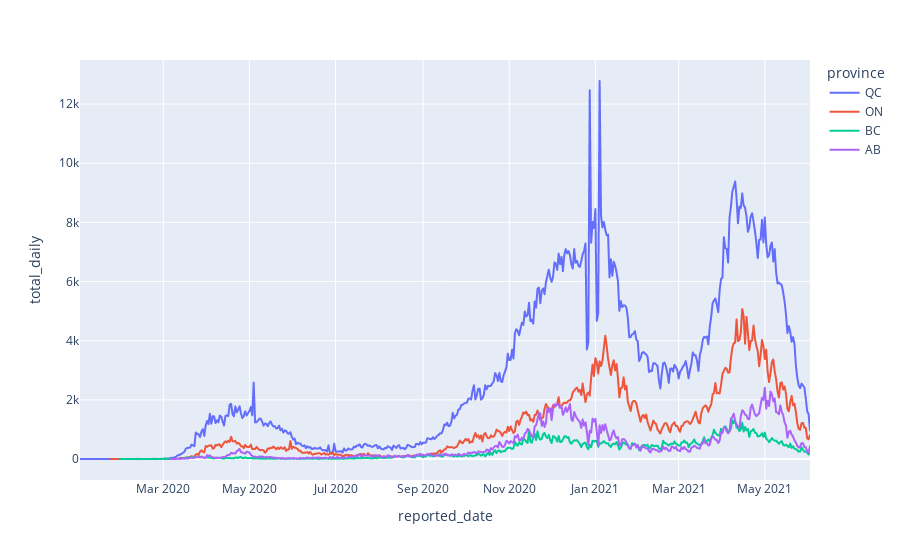

The notebook cell this image was saved under:
### Markdown cell above
<div class="alert alert-block alert-success">
The last step is to create a line plot graph to compare the different amount of cases per day by province.
</div>

### Code cell
%%local
import plotly.express
plotly.express.line(daily_cases, x="reported_date" , y="total_daily", color="province")

### Figure 1 — Plotly figure (JSON) as saved in the notebook; plotly's stock layout.template omitted (floating-point values rounded to 4 significant figures; data arrays with more than 128 entries replaced by an {"elided": "..."} marker saying what was removed)
{"data": [{"hovertemplate": "province=QC<br>reported_date=%{x}<br>total_daily=%{y}<extra></extra>", "legendgroup": "QC", "line": {"color": "#636efa", "dash": "solid"}, "marker": {"symbol": "circle"}, "mode": "lines", "name": "QC", "showlegend": true, "type": "scattergl", "x": {"elided": "491 str values"}, "xaxis": "x", "y": {"elided": "491 int values"}, "yaxis": "y"}, {"hovertemplate": "province=ON<br>reported_date=%{x}<br>total_daily=%{y}<extra></extra>", "legendgroup": "ON", "line": {"color": "#EF553B", "dash": "solid"}, "marker": {"symbol": "circle"}, "mode": "lines", "name": "ON", "showlegend": true, "type": "scattergl", "x": {"elided": "466 str values"}, "xaxis": "x", "y": {"elided": "466 int values"}, "yaxis": "y"}, {"hovertemplate": "province=BC<br>reported_date=%{x}<br>total_daily=%{y}<extra></extra>", "legendgroup": "BC", "line": {"color": "#00cc96", "dash": "solid"}, "marker": {"symbol": "circle"}, "mode": "lines", "name": "BC", "showlegend": true, "type": "scattergl", "x": {"elided": "460 str values"}, "xaxis": "x", "y": {"elided": "460 int values"}, "yaxis": "y"}, {"hovertemplate": "province=AB<br>reported_date=%{x}<br>total_daily=%{y}<extra></extra>", "legendgroup": "AB", "line": {"color": "#ab63fa", "dash": "solid"}, "marker": {"symbol": "circle"}, "mode": "lines", "name": "AB", "showlegend": true, "type": "scattergl", "x": {"elided": "453 str values"}, "xaxis": "x", "y": {"elided": "453 int values"}, "yaxis": "y"}], "layout": {"legend": {"title": {"text": "province"}, "tracegroupgap": 0}, "margin": {"t": 60}, "xaxis": {"anchor": "y", "domain": [0, 1], "title": {"text": "reported_date"}}, "yaxis": {"anchor": "x", "domain": [0, 1], "title": {"text": "total_daily"}}}}
